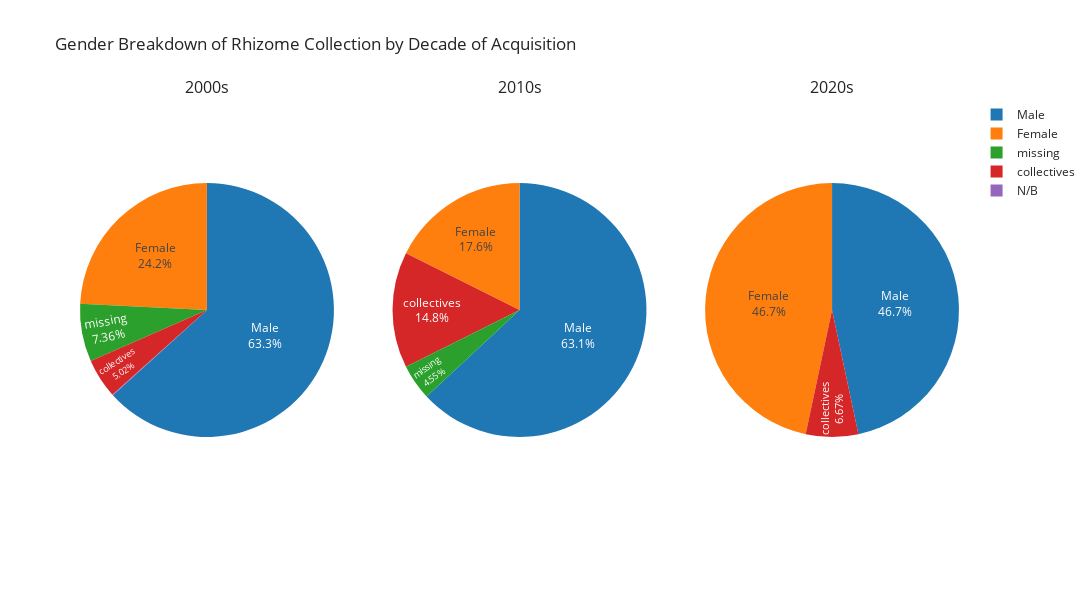

The code cell stored with this chart in its notebook:
### Code cell
specs = [[{'type':'domain'}, {'type':'domain'}, {'type':'domain'}]]
fig = make_subplots(rows=1, cols=3, specs=specs, subplot_titles=['2000s', '2010s', '2020s'])
fig.add_trace(go.Pie(values=rhz_gender_rep_00s['Counts'], labels=rhz_gender_rep_00s['Gender']
                     ), 1, 1)
fig.add_trace(go.Pie(values=rhz_gender_rep_10s['Counts'], labels=rhz_gender_rep_10s['Gender']
                    ), 1, 2)
fig.add_trace(go.Pie(values=rhz_gender_rep_20s['Counts'], labels=rhz_gender_rep_20s['Gender']
                    ), 1, 3)
fig.update_traces(textposition='inside', textinfo='label+percent', hoverinfo='label+value+percent', hovertemplate=None)
fig.update(layout_title_text='Gender Breakdown of Rhizome Collection by Decade of Acquisition')

fig = go.Figure(fig)
fig.update_layout(height=600, width=1200)
fig.show()

### Figure 1 — Plotly figure (JSON) as saved in the notebook; plotly's stock layout.template omitted (floating-point values rounded to 4 significant figures)
{"data": [{"domain": {"x": [0, 0.2889], "y": [0, 1]}, "hoverinfo": "label+value+percent", "labels": ["Male", "Female", "missing", "collectives", "N/B"], "textinfo": "label+percent", "textposition": "inside", "type": "pie", "values": [1272, 487, 148, 101, 2]}, {"domain": {"x": [0.3556, 0.6444], "y": [0, 1]}, "hoverinfo": "label+value+percent", "labels": ["Male", "Female", "collectives", "missing"], "textinfo": "label+percent", "textposition": "inside", "type": "pie", "values": [111, 31, 26, 8]}, {"domain": {"x": [0.7111, 1], "y": [0, 1]}, "hoverinfo": "label+value+percent", "labels": ["Male", "Female", "collectives"], "textinfo": "label+percent", "textposition": "inside", "type": "pie", "values": [7, 7, 1]}], "layout": {"annotations": [{"font": {"size": 16}, "showarrow": false, "text": "2000s", "x": 0.1444, "xanchor": "center", "xref": "paper", "y": 1, "yanchor": "bottom", "yref": "paper"}, {"font": {"size": 16}, "showarrow": false, "text": "2010s", "x": 0.5, "xanchor": "center", "xref": "paper", "y": 1, "yanchor": "bottom", "yref": "paper"}, {"font": {"size": 16}, "showarrow": false, "text": "2020s", "x": 0.8556, "xanchor": "center", "xref": "paper", "y": 1, "yanchor": "bottom", "yref": "paper"}], "height": 600, "title": {"text": "Gender Breakdown of Rhizome Collection by Decade of Acquisition"}, "width": 1200}}
